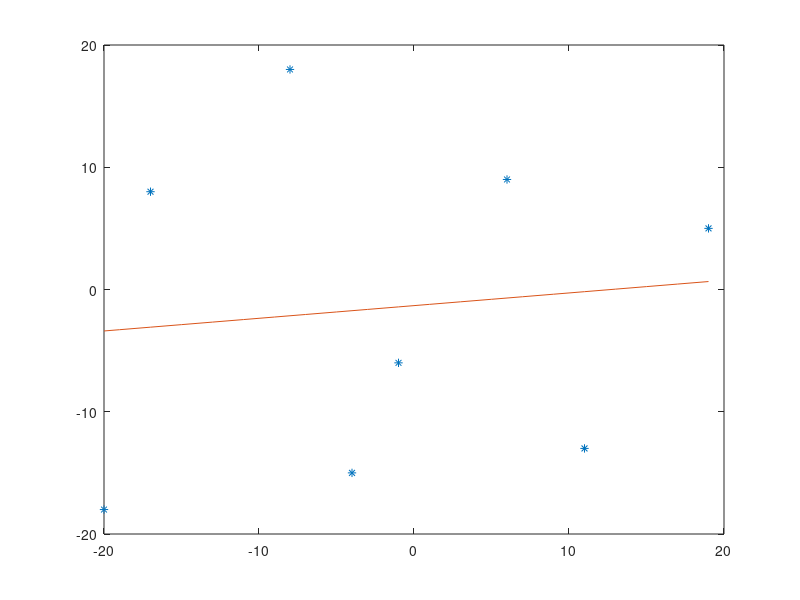

Source code (MATLAB):
t = [-17 11 19 -4 -8 -1 -20 6]
f = [8 -13 5 -15 18 -6 -18 9]
p = polyfit(t,f,1) %best fitting means linear n=1
xx = min(t):max(t)
yy = polyval(p,xx)
plot(t,f,'*',xx,yy) 
